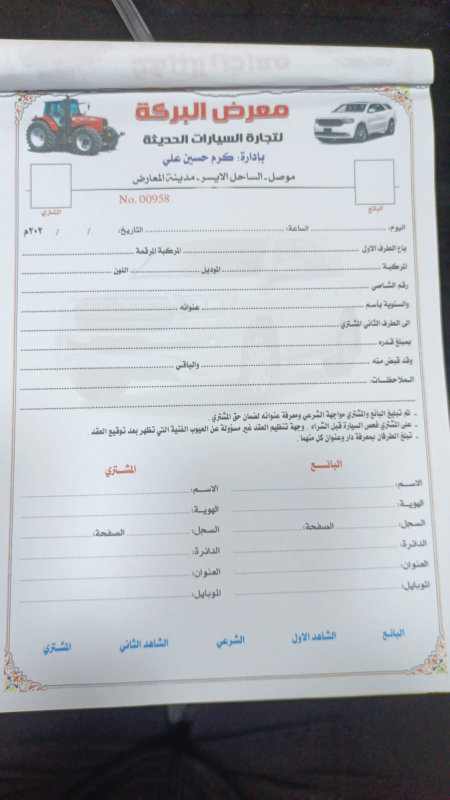
#> input picture agri-contracts/artwork-source/contract-scan.jpg, 899 x 1599 px (shown at 1/2 size)
$ python gen_syso.py ../../../agri-contracts/artwork-source/contract-scan.jpg ../../../agri-contracts/artwork-source/contract-scan.jpg
#> lines starting #> are read from the running program, lines starting #| are printed output that depends on the picture
# ملف موارد COFF (rsrc.syso) فيه أيقونة البرنامج، يلتقطه رابط Go تلقائياً
import struct, sys, io
from PIL import Image
src, out = sys.argv[1], sys.argv[2]
im = Image.open(src).convert('RGBA')
imgs = []
for s in [16, 20, 24, 32, 40, 48, 64, 96, 128, 256]:
    r = im.resize((s, s), Image.LANCZOS)
    if s == 256:
        b = io.BytesIO(); r.save(b, 'PNG', optimize=True); data = b.getvalue()
    else:   # صورة DIB بـ 32 بت + قناع AND (أكثر توافقاً للأحجام الصغيرة)
        px = r.tobytes('raw', 'BGRA')
        rows = [px[y * s * 4:(y + 1) * s * 4] for y in range(s)][::-1]
        mask_row = ((s + 31) // 32) * 4
        data = struct.pack('<IiiHHIIiiII', 40, s, s * 2, 1, 32, 0, s * s * 4 + mask_row * s, 0, 0, 0, 0) + b''.join(rows) + b'\0' * (mask_row * s)
    imgs.append((s, data))
#> this loop made 10 passes
#> pass 1, `r = im.resize((s, s), Image.LANCZOS)`:
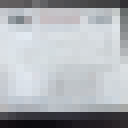
#> r: PIL image 16x16 RGBA (shown 8 times larger); mean R, G, B, A 172.7, 176.4, 181.2, 255
#> pass 2, `r = im.resize((s, s), Image.LANCZOS)`:
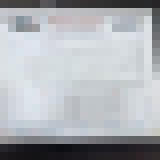
#> r: PIL image 20x20 RGBA (shown 8 times larger); mean R, G, B, A 172.3, 176, 180.8, 255
#> pass 3, `r = im.resize((s, s), Image.LANCZOS)`:
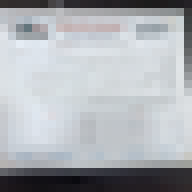
#> r: PIL image 24x24 RGBA (shown 8 times larger); mean R, G, B, A 172.1, 175.8, 180.5, 255
#> after the loop:
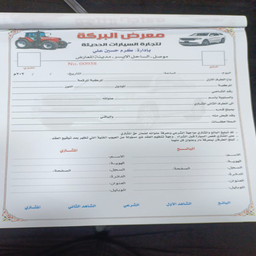
#> r: PIL image 256x256 RGBA; mean R, G, B, A 172.1, 175.8, 180.5, 255
#> after the loop, imgs = 10 items
RT_ICON, RT_GROUP_ICON, LANG = 3, 14, 0x0409
grp = struct.pack('<HHH', 0, 1, len(imgs)) + b''.join(
    struct.pack('<BBBBHHIH', 0 if s == 256 else s, 0 if s == 256 else s, 0, 0, 1, 32, len(d), i + 1) for i, (s, d) in enumerate(imgs))
# بنية الدلائل: الجذر → النوع → المعرّف → اللغة → بيانات
leaves = [(RT_ICON, i + 1, d) for i, (s, d) in enumerate(imgs)] + [(RT_GROUP_ICON, 1, grp)]
#> leaves = 11 items
types = sorted({t for t, _, _ in leaves})
#> types = [3, 14]
def dir_hdr(n): return struct.pack('<IIHHHH', 0, 0, 0, 0, 0, n)
# حساب الأحجام والإزاحات
root_sz = 16 + 8 * len(types)
#> root_sz = 32
type_dirs = {t: [l for l in leaves if l[0] == t] for t in types}
#> type_dirs = 2 items
off = root_sz
#> off = 32
type_off = {}
for t in types: type_off[t] = off; off += 16 + 8 * len(type_dirs[t])
#> this loop made 2 passes
#> (t, off) on passes 1 to 2: (3, 128), (14, 152)
#> after the loop, off = 152; type_off = {3: 32, 14: 128}
name_off = {}
for t in types:
    for l in type_dirs[t]: name_off[(t, l[1])] = off; off += 16 + 8
#> this loop made 2 passes
#> t on passes 1 to 2: 3, 14
#> after the loop, name_off = 11 items; off = 416
entry_off = {}
for t in types:
    for l in type_dirs[t]: entry_off[(t, l[1])] = off; off += 16
#> after the loop, entry_off = 11 items; off = 592
data_off = {}
for t in types:
    for l in type_dirs[t]:
        off = (off + 7) & ~7; data_off[(t, l[1])] = off; off += len(l[2])
#> after the loop, data_off = 11 items; off = 236546
sec = bytearray(off)
def put(o, b): sec[o:o + len(b)] = b
put(0, dir_hdr(len(types)) + b''.join(struct.pack('<II', t, 0x80000000 | type_off[t]) for t in types))
relocs = []
for t in types:
    put(type_off[t], dir_hdr(len(type_dirs[t])) + b''.join(struct.pack('<II', l[1], 0x80000000 | name_off[(t, l[1])]) for l in type_dirs[t]))
    for l in type_dirs[t]:
        k = (t, l[1])
        put(name_off[k], dir_hdr(1) + struct.pack('<II', LANG, entry_off[k]))
        put(entry_off[k], struct.pack('<IIII', data_off[k], len(l[2]), 0, 0))
        relocs.append(entry_off[k])          # OffsetToData عنوان نسبي يُصحَّح عند الربط
        put(data_off[k], l[2])
#> after the loop, relocs = [416, 432, 448, 464, 480, 496, 512, 528, 544, 560, 576]
sec = bytes(sec)
hdr_sz, sh_sz = 20, 40
raw_ptr = hdr_sz + sh_sz
rel_ptr = raw_ptr + len(sec)
#> rel_ptr = 236606
sym_ptr = rel_ptr + 10 * len(relocs)
#> sym_ptr = 236716
fh = struct.pack('<HHIIIHH', 0x8664, 1, 0, sym_ptr, 1, 0, 0)
sh = b'.rsrc\0\0\0' + struct.pack('<IIIIIIHHI', 0, 0, len(sec), raw_ptr, rel_ptr, 0, len(relocs), 0, 0x40000040)
rel = b''.join(struct.pack('<IIH', r, 0, 3) for r in relocs)   # IMAGE_REL_AMD64_ADDR32NB
sym = b'.rsrc\0\0\0' + struct.pack('<IhHBB', 0, 1, 0, 3, 0)
open(out, 'wb').write(fh + sh + sec + rel + sym + struct.pack('<I', 4))
print('syso', len(imgs), 'icons', len(sec), 'bytes')
#| syso 10 icons 236546 bytes
